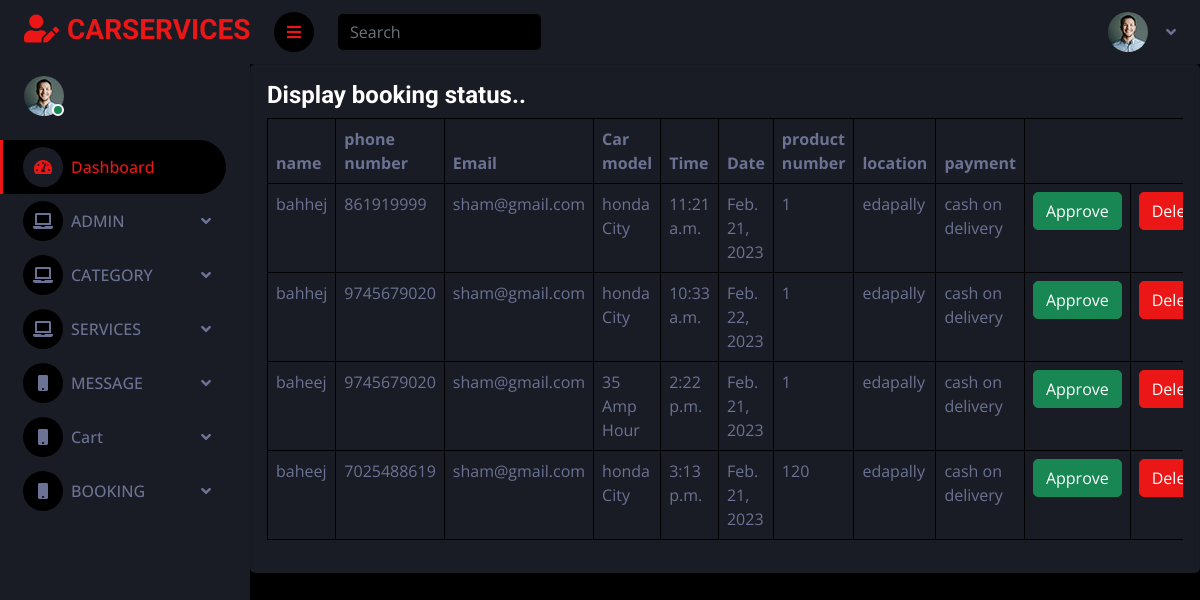
Screenshot of /backend/displaybook/ with the database file from the repository.
### backend/models.py (models this page shows)
class appointmentdb(models.Model):
    Name = models.CharField(max_length=100,null=True,blank=True)
    Phonenumber = models.IntegerField(null=True, blank=True)
    Emailadress = models.CharField(max_length=100,null=True,blank=True)
    proddb= models.IntegerField(null=True, blank=True)
    Time= models.TimeField(max_length=500, null=True, blank=True)
    Date= models.DateField(max_length=500, null=True, blank=True)
    QUANTITY = models.CharField(max_length=50, null=True, blank=True)
    LOCATION = models.CharField(max_length=100,null=True,blank=True)
    PAYMENT = models.CharField(max_length=100,null=True,blank=True)

### backend/views.py (the view)
# urls.py: path('displaybook/', views.displaybook, name="displaybook"),
def displaybook(request):
    data =appointmentdb.objects.all()
    return render(request, "displaybook.html", {'data': data})

### backend/templates/displaybook.html (shortened to what this page needs)
<!DOCTYPE html>
{% extends 'index.html' %}
{% block content %}
<html lang="en">
<head>
</head>
<body>
<div class="card" style="background-color:#191c24">
    <div class="card-body">
        <h4 class="card-title">Display booking status..</h4>
<div class="table-responsive">
                      <table class="table table-bordered">
                        <thead>
                          <tr>
                            <th> name </th>
                            <th> phone number </th>
                            <th> Email </th>
                            <th> Car model</th>
                            <th> Time</th>
                              <th>Date</th>
                            <th>product number</th>
                              <th>location</th>
                              <th>payment</th>
                          </tr>
                        </thead>
                        <tbody>
                        {% for d in data %}
                        <tr >
                            <td>{{ d.Name}}</td>
                            <td>{{ d.Phonenumber}}</td>
                            <td>{{ d.Emailadress}}</td>
                            <td>{{ d.QUANTITY}}</td>
                             <td>{{ d.Time}}</td>
                             <td>{{ d.Date}}</td>
                              <td>{{ d.proddb}}</td>
                            <td>{{d.LOCATION}}</td>
                            <td>{{d.PAYMENT}}</td>
                            <td>
                                <form action="">
                                    <button onclick="alertmsg()" type="submit" class="btn btn-success">Approve</button>
                                </form>
                            </td>
                            <td>
                                <form action="{% url 'Deletebook' dataid=d.id %}">
                                    <button  type="submit" class="btn btn-primary">Delete</button>
                                </form>
                            </td>
                         </tr>
                        {% endfor %}
                        </tbody>
                      </table>
                    </div>
            </body>
</html>
{% endblock %}

### backend/static/css/style.css (style rules this page uses)
:root { --primary: #EB1616; --secondary: #191C24; --light: #6C7293; --dark: #000000; }
.btn { transition: .5s; }

### rows the page displays
appointmentdb: Name "bahhej", Phonenumber "861919999", Emailadress "sham@gmail.com", QUANTITY "honda City", Time "11:21 a.m.", Date "Feb. 21, 2023", proddb "1", LOCATION "edapally", PAYMENT "cash on delivery"
appointmentdb: Name "bahhej", Phonenumber "9745679020", Emailadress "sham@gmail.com", QUANTITY "honda City", Time "10:33 a.m.", Date "Feb. 22, 2023", proddb "1", LOCATION "edapally", PAYMENT "cash on delivery"
appointmentdb: Name "baheej", Phonenumber "9745679020", Emailadress "sham@gmail.com", QUANTITY "35 Amp Hour", Time "2:22 p.m.", Date "Feb. 21, 2023", proddb "1", LOCATION "edapally", PAYMENT "cash on delivery"
appointmentdb: Name "baheej", Phonenumber "7025488619", Emailadress "sham@gmail.com", QUANTITY "honda City", Time "3:13 p.m.", Date "Feb. 21, 2023", proddb "120", LOCATION "edapally", PAYMENT "cash on delivery"
